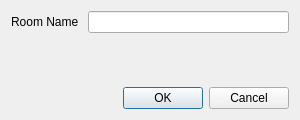
<?xml version="1.0" encoding="UTF-8"?>
<ui version="4.0">
 <class>CreateRoomForm</class>
 <widget class="QDialog" name="CreateRoomForm">
  <property name="geometry">
   <rect>
    <x>0</x>
    <y>0</y>
    <width>300</width>
    <height>120</height>
   </rect>
  </property>
  <property name="sizePolicy">
   <sizepolicy hsizetype="Fixed" vsizetype="Fixed">
    <horstretch>0</horstretch>
    <verstretch>0</verstretch>
   </sizepolicy>
  </property>
  <property name="windowTitle">
   <string>Dialog</string>
  </property>
  <layout class="QFormLayout" name="formLayout">
   <item row="0" column="0">
    <widget class="QLabel" name="label">
     <property name="text">
      <string>Room Name </string>
     </property>
    </widget>
   </item>
   <item row="0" column="1">
    <widget class="QLineEdit" name="lineEditRoomName"/>
   </item>
   <item row="1" column="1">
    <spacer name="verticalSpacer">
     <property name="orientation">
      <enum>Qt::Vertical</enum>
     </property>
     <property name="sizeHint" stdset="0">
      <size>
       <width>20</width>
       <height>40</height>
      </size>
     </property>
    </spacer>
   </item>
   <item row="2" column="1">
    <widget class="QDialogButtonBox" name="buttonBox">
     <property name="standardButtons">
      <set>QDialogButtonBox::Cancel|QDialogButtonBox::Ok</set>
     </property>
    </widget>
   </item>
  </layout>
 </widget>
 <resources/>
 <connections/>
</ui>
